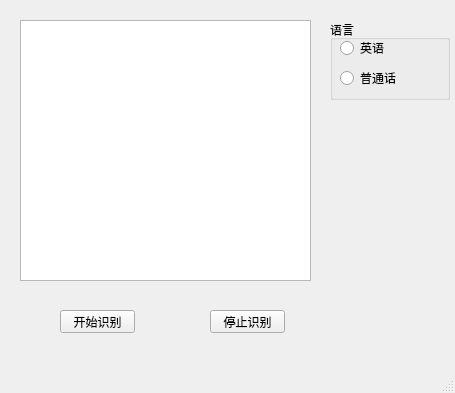
<?xml version="1.0" encoding="UTF-8"?>
<ui version="4.0">
 <class>MainWindow</class>
 <widget class="QMainWindow" name="MainWindow">
  <property name="geometry">
   <rect>
    <x>0</x>
    <y>0</y>
    <width>455</width>
    <height>393</height>
   </rect>
  </property>
  <property name="windowTitle">
   <string>MainWindow</string>
  </property>
  <widget class="QWidget" name="centralwidget">
   <widget class="QTextBrowser" name="textBrowser">
    <property name="geometry">
     <rect>
      <x>20</x>
      <y>20</y>
      <width>291</width>
      <height>261</height>
     </rect>
    </property>
   </widget>
   <widget class="QPushButton" name="pushButton">
    <property name="geometry">
     <rect>
      <x>60</x>
      <y>310</y>
      <width>75</width>
      <height>23</height>
     </rect>
    </property>
    <property name="text">
     <string>开始识别</string>
    </property>
   </widget>
   <widget class="QPushButton" name="pushButton_2">
    <property name="geometry">
     <rect>
      <x>210</x>
      <y>310</y>
      <width>75</width>
      <height>23</height>
     </rect>
    </property>
    <property name="text">
     <string>停止识别</string>
    </property>
   </widget>
   <widget class="QGroupBox" name="groupBox">
    <property name="geometry">
     <rect>
      <x>330</x>
      <y>20</y>
      <width>120</width>
      <height>80</height>
     </rect>
    </property>
    <property name="title">
     <string>语言</string>
    </property>
    <widget class="QRadioButton" name="radioButton">
     <property name="geometry">
      <rect>
       <x>10</x>
       <y>20</y>
       <width>89</width>
       <height>16</height>
      </rect>
     </property>
     <property name="text">
      <string>英语</string>
     </property>
    </widget>
    <widget class="QRadioButton" name="radioButton_2">
     <property name="geometry">
      <rect>
       <x>10</x>
       <y>50</y>
       <width>89</width>
       <height>16</height>
      </rect>
     </property>
     <property name="text">
      <string>普通话</string>
     </property>
    </widget>
   </widget>
  </widget>
  <widget class="QMenuBar" name="menubar">
   <property name="geometry">
    <rect>
     <x>0</x>
     <y>0</y>
     <width>455</width>
     <height>23</height>
    </rect>
   </property>
  </widget>
  <widget class="QStatusBar" name="statusbar"/>
 </widget>
 <resources/>
 <connections>
  <connection>
   <sender>pushButton</sender>
   <signal>clicked()</signal>
   <receiver>textBrowser</receiver>
   <slot>forward()</slot>
   <hints>
    <hint type="sourcelabel">
     <x>107</x>
     <y>345</y>
    </hint>
    <hint type="destinationlabel">
     <x>121</x>
     <y>290</y>
    </hint>
   </hints>
  </connection>
 </connections>
</ui>
